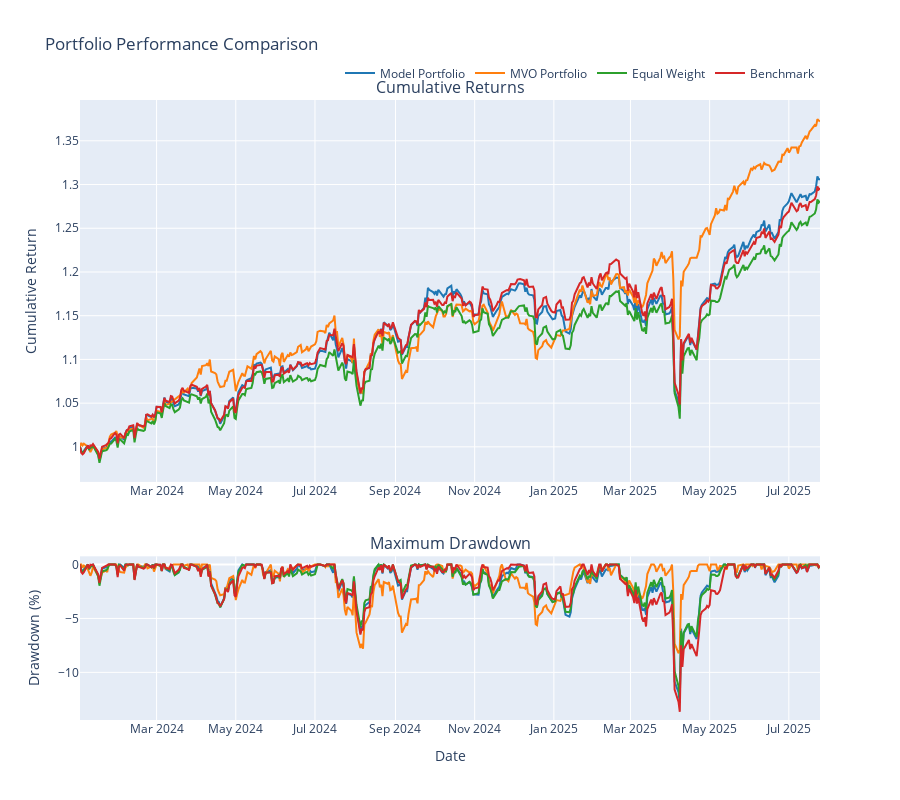

Notebook code cell kept with this figure:
### Code cell
# Plotting
fig = make_subplots(
    rows=2, cols=1,
    subplot_titles=('Cumulative Returns', 'Maximum Drawdown'),
    vertical_spacing=0.12,
    row_heights=[0.7, 0.3]
)

colors = ['#1f77b4', '#ff7f0e', '#2ca02c', '#d62728']

# Plot cumulative returns
for i, (name, returns) in enumerate(portfolio_returns.items()):
    #if name != 'Benchmark':
    cumulative_returns = (1 + returns).cumprod()
    fig.add_trace(
        go.Scatter(
            x=cumulative_returns.index,
            y=cumulative_returns.values,
            mode='lines',
            name=name,
            line=dict(color=colors[i], width=2),
            showlegend=True
        ),
        row=1, col=1
    )

# Plot drawdowns
for i, (name, returns) in enumerate(portfolio_returns.items()):
#if name != 'Benchmark':
    cumulative = (1 + returns).cumprod()
    rolling_max = cumulative.expanding().max()
    drawdown = (cumulative - rolling_max) / rolling_max * 100
    
    fig.add_trace(
        go.Scatter(
            x=drawdown.index,
            y=drawdown.values,
            mode='lines',
            name=name,
            line=dict(color=colors[i], width=2),
            showlegend=False
        ),
        row=2, col=1
    )

# Update layout
fig.update_layout(
    title='Portfolio Performance Comparison',
    height=800,
    hovermode='x unified',
    legend=dict(
        orientation="h",
        yanchor="bottom",
        y=1.02,
        xanchor="right",
        x=1
    )
)

fig.update_xaxes(title_text="Date", row=2, col=1)
fig.update_yaxes(title_text="Cumulative Return", row=1, col=1)
fig.update_yaxes(title_text="Drawdown (%)", row=2, col=1)

fig.show()

# Save the plot to a file
fig.write_html(f'{output_dir}/Others/{model_type}/{train_type}/portfolio_performance_{model_type}_run_{run_no}.html')
# save image to file
fig.write_image(f'{output_dir}/Others/{model_type}/{train_type}/portfolio_performance_{model_type}_run_{run_no}.png')

### Figure 1 — Plotly figure (JSON) as saved in the notebook; plotly's stock layout.template omitted (floating-point values rounded to 4 significant figures; data arrays with more than 128 entries replaced by an {"elided": "..."} marker saying what was removed)
{"data": [{"line": {"color": "#1f77b4", "width": 2}, "mode": "lines", "name": "Model Portfolio", "showlegend": true, "type": "scatter", "x": {"elided": "392 str values"}, "xaxis": "x", "y": {"elided": "392 float values"}, "yaxis": "y"}, {"line": {"color": "#ff7f0e", "width": 2}, "mode": "lines", "name": "MVO Portfolio", "showlegend": true, "type": "scatter", "x": {"elided": "392 str values"}, "xaxis": "x", "y": {"elided": "392 float values"}, "yaxis": "y"}, {"line": {"color": "#2ca02c", "width": 2}, "mode": "lines", "name": "Equal Weight", "showlegend": true, "type": "scatter", "x": {"elided": "392 str values"}, "xaxis": "x", "y": {"elided": "392 float values"}, "yaxis": "y"}, {"line": {"color": "#d62728", "width": 2}, "mode": "lines", "name": "Benchmark", "showlegend": true, "type": "scatter", "x": {"elided": "392 str values"}, "xaxis": "x", "y": {"elided": "392 float values"}, "yaxis": "y"}, {"line": {"color": "#1f77b4", "width": 2}, "mode": "lines", "name": "Model Portfolio", "showlegend": false, "type": "scatter", "x": {"elided": "392 str values"}, "xaxis": "x2", "y": {"elided": "392 float values"}, "yaxis": "y2"}, {"line": {"color": "#ff7f0e", "width": 2}, "mode": "lines", "name": "MVO Portfolio", "showlegend": false, "type": "scatter", "x": {"elided": "392 str values"}, "xaxis": "x2", "y": {"elided": "392 float values"}, "yaxis": "y2"}, {"line": {"color": "#2ca02c", "width": 2}, "mode": "lines", "name": "Equal Weight", "showlegend": false, "type": "scatter", "x": {"elided": "392 str values"}, "xaxis": "x2", "y": {"elided": "392 float values"}, "yaxis": "y2"}, {"line": {"color": "#d62728", "width": 2}, "mode": "lines", "name": "Benchmark", "showlegend": false, "type": "scatter", "x": {"elided": "392 str values"}, "xaxis": "x2", "y": {"elided": "392 float values"}, "yaxis": "y2"}], "layout": {"annotations": [{"font": {"size": 16}, "showarrow": false, "text": "Cumulative Returns", "x": 0.5, "xanchor": "center", "xref": "paper", "y": 1, "yanchor": "bottom", "yref": "paper"}, {"font": {"size": 16}, "showarrow": false, "text": "Maximum Drawdown", "x": 0.5, "xanchor": "center", "xref": "paper", "y": 0.264, "yanchor": "bottom", "yref": "paper"}], "height": 800, "hovermode": "x unified", "legend": {"orientation": "h", "x": 1, "xanchor": "right", "y": 1.02, "yanchor": "bottom"}, "title": {"text": "Portfolio Performance Comparison"}, "xaxis": {"anchor": "y", "domain": [0, 1]}, "xaxis2": {"anchor": "y2", "domain": [0, 1], "title": {"text": "Date"}}, "yaxis": {"anchor": "x", "domain": [0.384, 1], "title": {"text": "Cumulative Return"}}, "yaxis2": {"anchor": "x2", "domain": [0, 0.264], "title": {"text": "Drawdown (%)"}}}}
